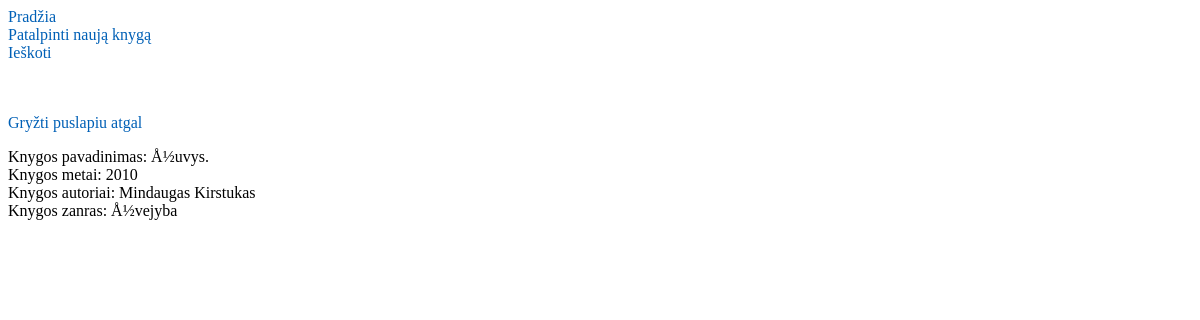
/knyga.php?nr=57, run on the app's committed database.
### tables this page shows
CREATE TABLE IF NOT EXISTS `biblioteka` (
  `id` tinyint(8) NOT NULL,
  `pavadinimas` text,
  `metai` text,
  `autoriai` text,
  `zanras` text
);

### knyga.php (the view, shortened to what this page needs)
  <?php
include ("header.php");
$id=$_GET["nr"];
echo "<p><a href=\"javascript:history.go(-1)\">Gryžti puslapiu atgal</a></p>";
$sql = "SELECT pavadinimas, metai, autoriai, zanras FROM biblioteka WHERE id='".$id."'";
$result = $conn->query($sql);
   if ($result->num_rows > 0) {
    while($row = $result->fetch_assoc()) {
	echo "<tr>
			                     <td>Knygos pavadinimas: " . $row['pavadinimas'] . ".</td><br>
                    <td>Knygos metai: " . $row['metai'] . "</td><br>
                    <td>Knygos autoriai: " . $row['autoriai'] . "</td><br>
                    <td>Knygos zanras: " . $row['zanras'] . "</td><br>
                  </tr>";
    }
} else {
    echo "0 results";
}
?>

### header.php (style rules this page uses)
a { color: #0060B6; text-decoration: none; }

### data on the page
biblioteka: pavadinimas "Å½uvys", metai "2010", autoriai "Mindaugas Kirstukas", zanras "Å½vejyba"
